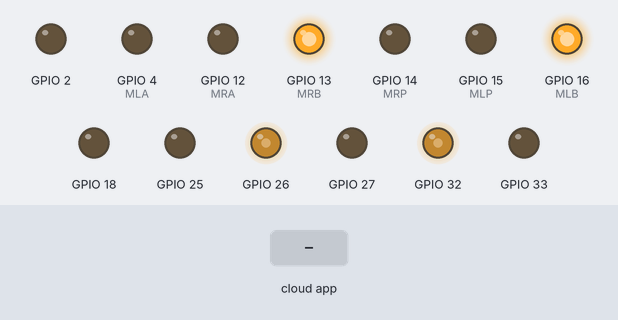
Recording of a sketch running on a simulated ESP32. On the bench: output pins drawn as LEDs (lit = HIGH). The inputs (shaded band) are chosen by the test bench. The ROS host is connected and sends only what is stated.

Above: at 1.2 s.
1.3 s: the phone or cloud app sets linear.x to -100
At 1.65 s:
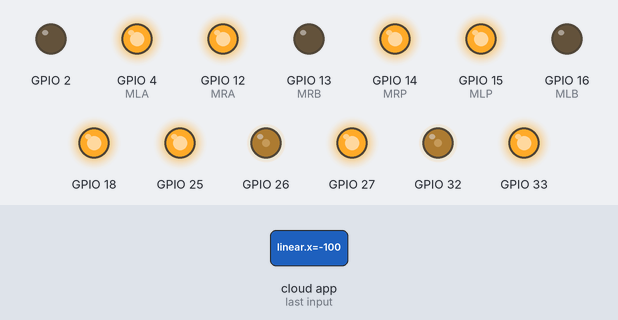
4.3 s: the phone or cloud app sets angular.z to -100
At 4.65 s:
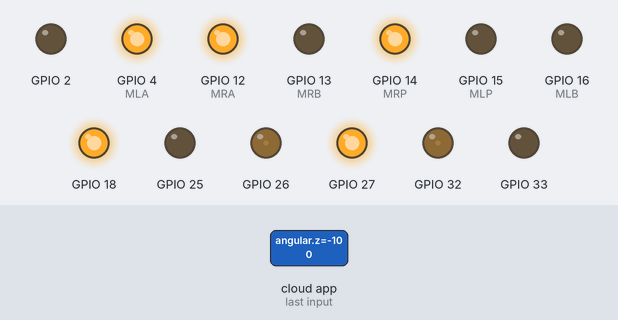
7.3 s: the phone or cloud app sets linear.x to 0
At 7.65 s:
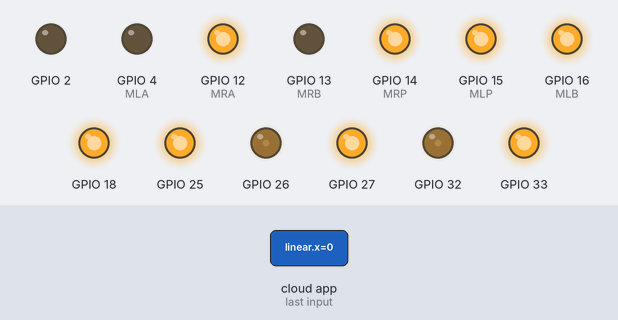
10.3 s: the phone or cloud app sets angular.z to 0
At 10.66 s:
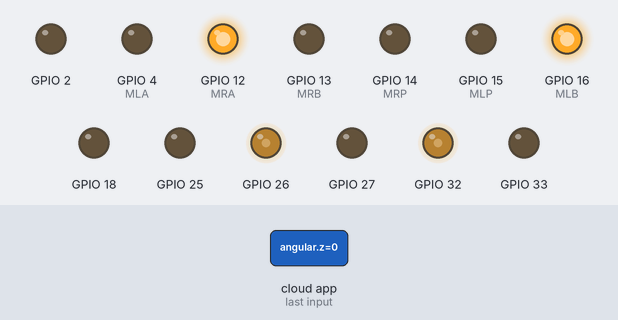
13.3 s: the phone or cloud app sets linear.x to 100
At 13.66 s:
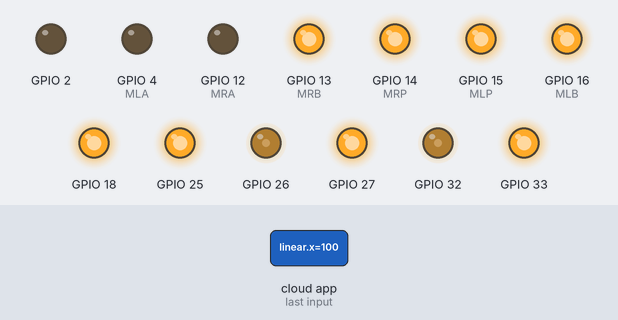
16.3 s: the phone or cloud app sets angular.z to 100
At 16.67 s:
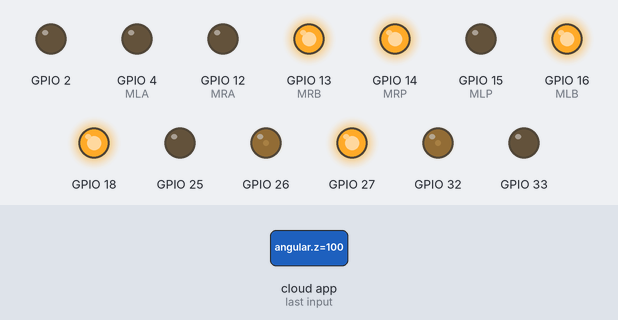
Timing chart, 0 to 20.3 s (numbered marks = the images above; inputs shaded):
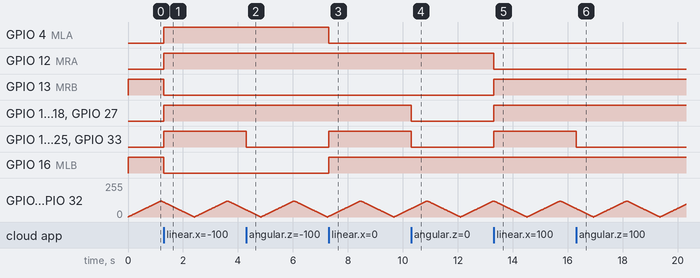

Measured:
- after the input at 1.3 s, GPIO 4 (MLA), GPIO 12 (MRA), GPIO 14 (MRP), GPIO 15 (MLP), GPIO 18, GPIO 25, GPIO 27, GPIO 33: LOW → HIGH at once; GPIO 13 (MRB), GPIO 16 (MLB): HIGH → LOW at once
- after the input at 4.3 s, GPIO 15 (MLP), GPIO 25, GPIO 33: HIGH → LOW at once
- after the input at 7.3 s, GPIO 4 (MLA): HIGH → LOW at once; GPIO 15 (MLP), GPIO 16 (MLB), GPIO 25, GPIO 33: LOW → HIGH at once
- after the input at 10.3 s, GPIO 14 (MRP), GPIO 15 (MLP), GPIO 18, GPIO 25, GPIO 27, GPIO 33: HIGH → LOW at once
- after the input at 13.3 s, GPIO 12 (MRA): HIGH → LOW at once; GPIO 13 (MRB), GPIO 14 (MRP), GPIO 15 (MLP), GPIO 18, GPIO 25, GPIO 27, GPIO 33: LOW → HIGH at once
- after the input at 16.3 s, GPIO 15 (MLP), GPIO 25, GPIO 33: HIGH → LOW at once

The sketch:

Wired_ROSserial.ino
```cpp
#include <ros.h>
#include <geometry_msgs/Twist.h>


#define MRP 14
#define MRA 12
#define MRB 13
#define MLP 15
#define MLA 4
#define MLB 16

float mlpwm = 0;
byte mldir = 0;
float mrpwm = 0;
byte mrdir = 0;

ros::NodeHandle esp_node;

unsigned long previousMillis = 0;
unsigned long currentMillis = 0;

int ledpwm = 1;
int increment = 1;

void vel_Callback(const geometry_msgs::Twist& vel_data) {
  mlpwm = vel_data.linear.x * 1000 - vel_data.angular.z * 1000;
  mrpwm = vel_data.linear.x * 1000 + vel_data.angular.z * 1000;

  mlpwm = map(mlpwm, -255, 255, -761, 761);  // 0.761 = max robot speed in m/s
  mrpwm = map(mrpwm, -255, 255, -761, 761);  // 0.761 = max robot speed in m/s

  if (mlpwm > 0) {
    mldir = 0;
  } else if (mlpwm < 0) {
    mldir = 1;
    mlpwm = -mlpwm;
  }

  if (mrpwm > 0) {
    mrdir = 0;
  } else if (mrpwm < 0) {
    mrdir = 1;
    mrpwm = -mrpwm;
  }

  mlpwm = constrain(mlpwm, 0, 255);
  mrpwm = constrain(mrpwm, 0, 255);
}

ros::Subscriber<geometry_msgs::Twist> sub("cmd_vel", &vel_Callback);

void setup() {
  pinMode(2, OUTPUT);
  esp_node.initNode();
  esp_node.subscribe(sub);

  ledcSetup(0, 5000, 8);
  ledcAttachPin(32, 0);
  ledcAttachPin(26, 0);


  ledcSetup(1, 5000, 8);
  ledcAttachPin(MLP, 1);
  ledcAttachPin(33, 1);
  ledcAttachPin(25, 1);
  ledcSetup(2, 5000, 8);
  ledcAttachPin(MRP, 2);
  ledcAttachPin(18, 2);
  ledcAttachPin(27, 2);
  pinMode(MLA, OUTPUT);
  pinMode(MLB, OUTPUT);
  pinMode(MRA, OUTPUT);
  pinMode(MRB, OUTPUT);
}

void loop() {

  ledcWrite(1, mlpwm);

  digitalWrite(MLA, mldir);
  digitalWrite(MLB, !mldir);
  ledcWrite(2, mrpwm);
  digitalWrite(MRA, mrdir);
  digitalWrite(MRB, !mrdir);

  esp_node.spinOnce();
  currentMillis = millis();
  if (currentMillis - previousMillis >= 10) {
    ledPattern();
    previousMillis = currentMillis;
  }
}

void ledPattern() {
  if (ledpwm > 120 || ledpwm < 1) {
    increment *= -1;
  }
  ledpwm += increment;

  ledcWrite(0, ledpwm);
}
```
